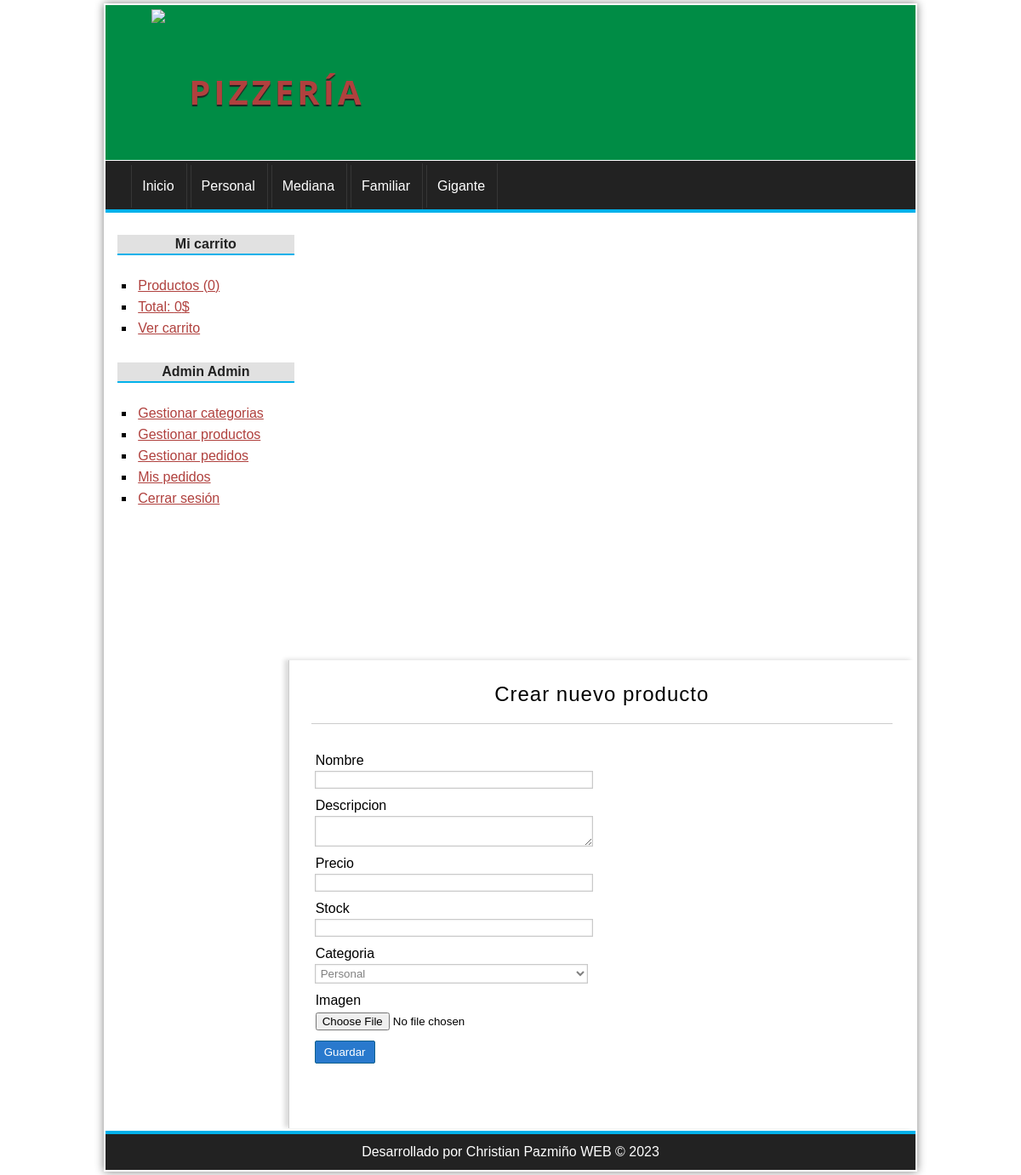
Page /producto/crear (signed in) on the committed database.
### tables this page shows
CREATE TABLE categorias(
id     int(255) auto_increment not null,
nombre varchar(100)            not null,
CONSTRAINT pk_categorias PRIMARY KEY (id)
);

### config/db.php (called while the page is built)
<?php
class Database{
    public static function connect(){
        $db = new mysqli('localhost', 'root', '', 'restaurante');
        $db ->query("SET NAMES 'utf8' ");
        return $db;
    }
}

### helpers/utils.php (called while the page is built, shortened)
<?php
class Utils{
    public static function showCategorias(){
        require_once 'models/categoria.php';
        $categoria = new Categoria();
        $categorias = $categoria->getAll();
        return $categorias;
    }
}

### models/categoria.php (called while the page is built, shortened)
<?php
class Categoria{
    private $db;
    public function __construct(){
        $this->db =  Database::connect();
    }
    public function getAll(){
        $categorias = $this->db->query("SELECT * FROM categorias ORDER BY id DESC;");
        return $categorias;
    }
}

### controllers/ProductoController.php (called while the page is built, shortened)
<?php
class productoController{
     public function crear(){
         require_once 'views/producto/crear.php';
     }
}

### views/producto/crear.php (the view, shortened to what this page needs)
<?php if(isset($edit) && isset($pro) && is_object($pro)):?>
    <h1>Editar producto <?=$pro->nombre?></h1>
     <?php $url_action = base_url."producto/save&id=".$pro->id; ?>
<?php else: ?>
    <h1>Crear nuevo producto</h1>
    <?php $url_action = base_url."producto/save"; ?>
<?php endif; ?>
<div class="form_container">
    <form action="<?=$url_action?>" method="POST" enctype="multipart/form-data">
        <label for="nombre">Nombre</label>
        <input type="text" name="nombre" value="<?= isset($pro) && is_object($pro) ? $pro->nombre : '';?>" />
        <label for="descripcion">Descripcion</label>
        <textarea name="descripcion"><?= isset($pro) && is_object($pro) ? $pro->descripcion : '';?></textarea>
        <label for="precio">Precio</label>
        <input type="text" name="precio" value="<?= isset($pro) && is_object($pro) ? $pro->precio : '';?>" />
        <label for="stock">Stock</label>
        <input type="number" name="stock" value="<?= isset($pro) && is_object($pro) ? $pro->stock : '';?>" />
        <label for="categoria">Categoria</label>
        <?php $categorias = Utils::showCategorias(); ?>
        <select name="categoria">
            <?php while ($cat = $categorias->fetch_object()): ?>
                <option value="<?= $cat->id ?>" <?= isset($pro) && is_object($pro) && $cat->id == $pro->categoria_id ? 'selected' : '';?>>
                    <?= $cat->nombre ?>
                </option>
            <?php endwhile; ?>
        </select>
        <label for="imagen">Imagen</label>
        <input type="file" name="imagen" />
        <input type="submit" value="Guardar"/>
    </form>
</div>

### views/layout/header.php (shortened to what this page needs)
<!DOCTYPE HTML>
<html lang="es">
<head>
    <link rel="stylesheet" href="<?=base_url?>assets/css/styles.css"/>
</head>
<body>
<div id="container">
    <header id="header">
        <div id="logo">
            <img src="<?=base_url?>assets/img/pizza.jpg"/>
            <a href="<?=base_url?>">
                Pizzería
            </a>
        </div>
    </header>
    <?php $categorias = Utils::showCategorias(); ?>
    <nav id="menu">
        <ul>
            <li>
                <a href="<?=base_url?>">Inicio</a>
            </li>
            <?php while($cat = $categorias->fetch_object()): ?>
            <li>
                <a href="<?=base_url?>categoria/ver&id=<?=$cat->id?>"><?=$cat->nombre?></a>
            </li>
            <?php endwhile; ?>
        </ul>
    </nav>
    <div id="content">

### assets/css/styles.css (style rules this page uses)
* { padding: 1px; margin: 1px; font-family: sans-serif,Helvetica, Arial; }
body { background: rgb(255, 255, 255); }
a { color: #B0413E; }
#container { width: 80%; margin: 0px auto; box-shadow: 0px 0px 10px gray; background: white; }
#header { height: 180px; background: rgb(0 140 69); }
#logo { padding: 1px; margin-left: 50px; float: left; }
#logo img { float: left; height: 173px; }
#logo a { float:left; font-size:40px; letter-spacing: 4px; font-family:'Open Sans', Helvetica,Arial; text-transform: uppercase; color: #B0413E; font-weight: bold; text-decoration: none; margin-top: 70px; margin-left:25px; text-shadow: 0px 2px 1px #222222 ; transition: all 300ms; }
#menu { clear: both; background: #222222; color: white; height: 55px; border-bottom: 4px solid #01B1EA; }
#menu ul { list-style: none ; text-decoration: none; margin: 0px auto; margin-left: 25px; }
#menu ul li { line-height: 48px; float: left; border-right: 1px solid #363636; }
#menu a { display: block; color: white; text-decoration: none; padding-left: 12px; padding-right: 12px; transition: all 300ms; }
#menu a:first-child { line-height: 48px; border-left: 1px solid #363636; }
#content { margin: 0px auto; overflow: hidden; background: white; }
.form_container { width: 50%; }
label, input[type="text"], input[type="password"], input[type="email"], input[type="number"], select, textarea { display: block; width: 95%; margin-top: 2px; margin-bottom: 2px; }
input[type="text"], input[type="password"], input[type="email"], input[type="number"], select, textarea { border: 1px solid #C9C9C9; box-shadow: 0px 0px 2px #ccc inset; background: white; padding: 2px; color: gray; transition: all 300ms; }
input[type="button"], input[type="submit"], button, .button { display: block; border-radius: 2px; width: auto; padding: 5px; padding-left: 10px; padding-right: 10px; color: white; background: #2979CD; border: 1px solid #11608E; cursor:pointer; }
label, input[type="button"], input[type="submit"], button { display: block; margin-top: 10px; }
#central h1 { font-size:24px; font-weight: normal; letter-spacing: 1px; text-align: center; border-bottom: 1px solid #ccc; margin-bottom: 20px; padding: 20px; padding-top: 0px; }

### rows in the picture
categorias: nombre "Personal"
categorias: nombre "Mediana"
categorias: nombre "Familiar"
categorias: nombre "Gigante"

### other values in the picture
$stats['count'] "0"
$stats['total'] "0"
$_SESSION['identity']->nombre "Admin"
$_SESSION['identity']->apellidos "Admin"
form field categoria "Personal"
